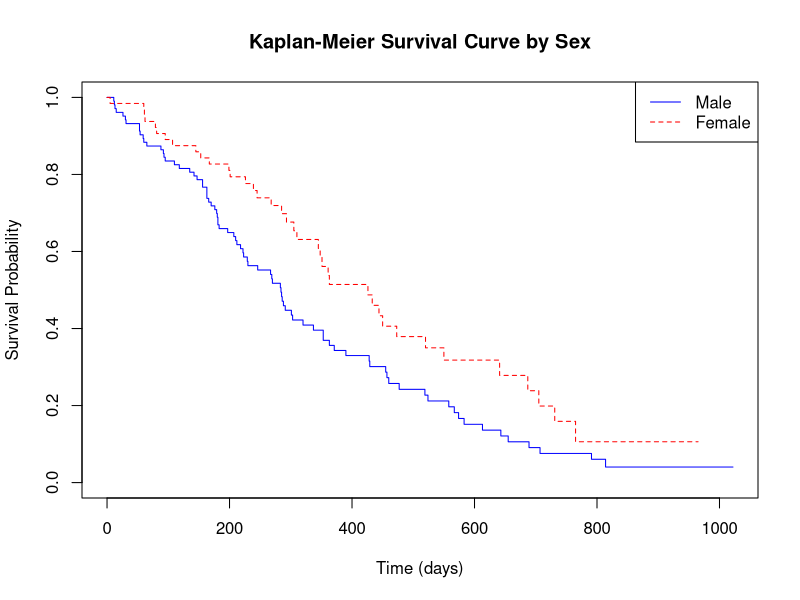
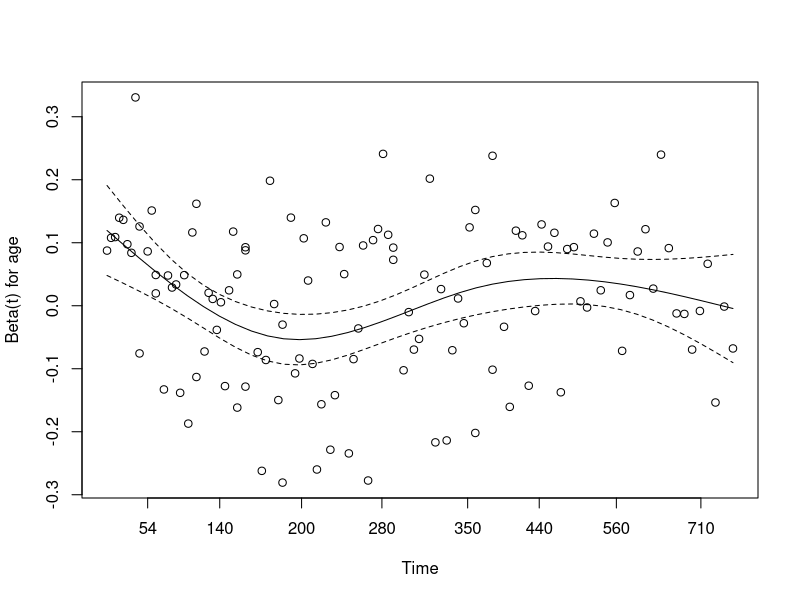
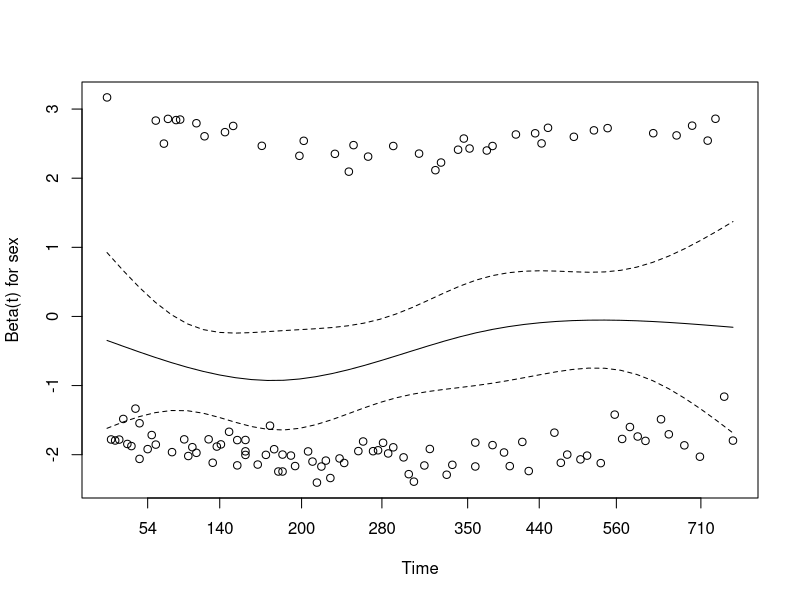
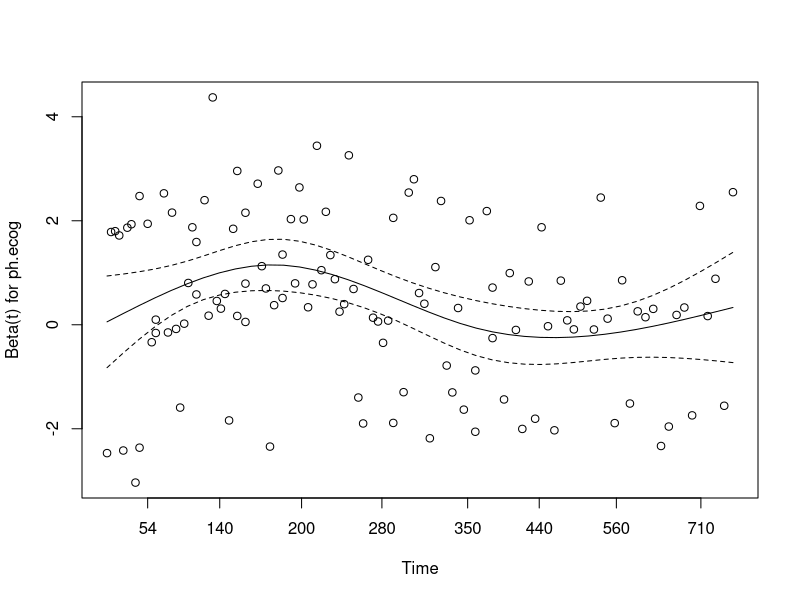

Reproduce these figures in R, in order.
#############################################
# Survival Analysis (Clean Version)
# No ggplot2 / survminer dependency
#############################################

# -------------------------------
# 1. Load library
# -------------------------------
library(survival)

# -------------------------------
# 2. Load dataset
# -------------------------------
data(lung)

# -------------------------------
# 3. Data preprocessing
# -------------------------------

# Remove missing values
lung <- na.omit(lung)

# Convert status:
# Original:
#   1 = alive (censored)
#   2 = dead
# Convert to:
#   0 = alive
#   1 = dead
lung$status <- ifelse(lung$status == 2, 1, 0)

# -------------------------------
# 4. Create survival object
# -------------------------------

surv_object <- Surv(time = lung$time, event = lung$status)

# View
head(surv_object)

# -------------------------------
# 5. Kaplan-Meier estimation
# -------------------------------

km_fit <- survfit(surv_object ~ sex, data = lung)

# Plot (base R)
plot(km_fit,
     col = c("blue", "red"),
     lty = 1:2,
     xlab = "Time (days)",
     ylab = "Survival Probability",
     main = "Kaplan-Meier Survival Curve by Sex")

legend("topright",
       legend = c("Male", "Female"),
       col = c("blue", "red"),
       lty = 1:2)

# -------------------------------
# 6. Log-rank test
# -------------------------------

log_rank <- survdiff(surv_object ~ sex, data = lung)
print(log_rank)

# -------------------------------
# 7. Cox Proportional Hazards Model
# -------------------------------

cox_model <- coxph(surv_object ~ age + sex + ph.ecog, data = lung)

summary(cox_model)

# -------------------------------
# 8. Hazard ratios
# -------------------------------

cat("\nHazard Ratios:\n")
print(exp(coef(cox_model)))

cat("\nConfidence Intervals:\n")
print(exp(confint(cox_model)))

# -------------------------------
# 9. Check proportional hazards assumption
# -------------------------------

ph_test <- cox.zph(cox_model)
print(ph_test)

plot(ph_test)

#############################################
# END
#############################################
